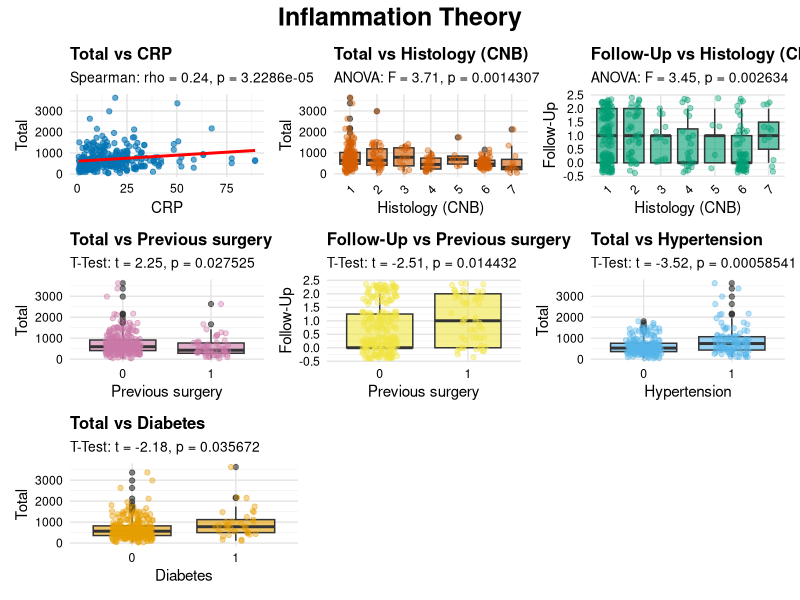

Recreate this plot in R.
# Load required libraries
library(ggplot2)
library(patchwork)
library(readr)

# Read the data
data <- read.csv2("Test.csv", stringsAsFactors = FALSE)
colnames(data) <- trimws(colnames(data))

# Clean numeric columns
clean_numeric <- function(x) {
  x <- as.character(x)
  x <- gsub(",", ".", x)
  x <- gsub("\\s+", "", x)
  as.numeric(x)
}
data$Total <- clean_numeric(data$Total)
data$CRP <- clean_numeric(gsub("<", "", data$CRP))
data$Follow.Up <- clean_numeric(data$Follow.Up)

# Helper for plot theme
my_theme <- theme_minimal() +
  theme(
    plot.background = element_rect(fill = "white", color = NA),
    panel.background = element_rect(fill = "white", color = NA),
    panel.grid.major = element_line(color = "grey90"),
    panel.grid.minor = element_line(color = "grey95"),
    axis.text = element_text(color = "black"),
    axis.title = element_text(color = "black"),
    plot.title = element_text(color = "black", size = 12, face = "bold"),
    plot.subtitle = element_text(size = 10)
  )

# 1. Spearman: Total vs CRP
complete_crp <- complete.cases(data$Total, data$CRP)
spearman_crp <- cor.test(data$Total[complete_crp], data$CRP[complete_crp], method = "spearman")
p1 <- ggplot(data[complete_crp,], aes(x = CRP, y = Total)) +
  geom_point(color = "#0072B2", alpha = 0.6) +
  geom_smooth(method = "lm", color = "red", se = FALSE) +
  labs(
    title = "Total vs CRP",
    subtitle = paste0("Spearman: rho = ", round(spearman_crp$estimate, 2), ", p = ", format.pval(spearman_crp$p.value, digits = 5)),
    x = "CRP", y = "Total"
  ) + my_theme

# 2. ANOVA: Total vs Histology (CNB)
if("Histology..CNB." %in% names(data)) {
  anova_total_hist <- aov(Total ~ factor(Histology..CNB.), data=data)
  anova_total_hist_sum <- summary(anova_total_hist)
  p2 <- ggplot(data, aes(x = factor(Histology..CNB.), y = Total)) +
    geom_boxplot(fill = "#D55E00", alpha = 0.6) +
    geom_jitter(width = 0.2, alpha = 0.4, color = "#D55E00") +
    labs(
      title = "Total vs Histology (CNB)",
      subtitle = paste0("ANOVA: F = ", round(anova_total_hist_sum[[1]]$"F value"[1], 2), ", p = ", format.pval(anova_total_hist_sum[[1]]$"Pr(>F)"[1], digits = 5)),
      x = "Histology (CNB)", y = "Total"
    ) + my_theme + theme(axis.text.x = element_text(angle = 45, hjust = 1))
} else { p2 <- NULL }

# 3. ANOVA: Follow-Up vs Histology (CNB)
if("Histology..CNB." %in% names(data)) {
  anova_fu_hist <- aov(Follow.Up ~ factor(Histology..CNB.), data=data)
  anova_fu_hist_sum <- summary(anova_fu_hist)
  p3 <- ggplot(data, aes(x = factor(Histology..CNB.), y = Follow.Up)) +
    geom_boxplot(fill = "#009E73", alpha = 0.6) +
    geom_jitter(width = 0.2, alpha = 0.4, color = "#009E73") +
    labs(
      title = "Follow-Up vs Histology (CNB)",
      subtitle = paste0("ANOVA: F = ", round(anova_fu_hist_sum[[1]]$"F value"[1], 2), ", p = ", format.pval(anova_fu_hist_sum[[1]]$"Pr(>F)"[1], digits = 5)),
      x = "Histology (CNB)", y = "Follow-Up"
    ) + my_theme + theme(axis.text.x = element_text(angle = 45, hjust = 1))
} else { p3 <- NULL }

# 4. T-Test: Total vs Previous surgery
if("Previous.surgery" %in% names(data)) {
  ttest_total_prev <- t.test(Total ~ Previous.surgery, data=data)
  p4 <- ggplot(data, aes(x = factor(Previous.surgery), y = Total)) +
    geom_boxplot(fill = "#CC79A7", alpha = 0.6) +
    geom_jitter(width = 0.2, alpha = 0.4, color = "#CC79A7") +
    labs(
      title = "Total vs Previous surgery",
      subtitle = paste0("T-Test: t = ", round(ttest_total_prev$statistic, 2), ", p = ", format.pval(ttest_total_prev$p.value, digits = 5)),
      x = "Previous surgery", y = "Total"
    ) + my_theme
} else { p4 <- NULL }

# 5. T-Test: Follow-Up vs Previous surgery
if("Previous.surgery" %in% names(data)) {
  ttest_fu_prev <- t.test(Follow.Up ~ Previous.surgery, data=data)
  p5 <- ggplot(data, aes(x = factor(Previous.surgery), y = Follow.Up)) +
    geom_boxplot(fill = "#F0E442", alpha = 0.6) +
    geom_jitter(width = 0.2, alpha = 0.4, color = "#F0E442") +
    labs(
      title = "Follow-Up vs Previous surgery",
      subtitle = paste0("T-Test: t = ", round(ttest_fu_prev$statistic, 2), ", p = ", format.pval(ttest_fu_prev$p.value, digits = 5)),
      x = "Previous surgery", y = "Follow-Up"
    ) + my_theme
} else { p5 <- NULL }

# 6. T-Test: Total vs Hypertension
if("Hypertension" %in% names(data)) {
  ttest_total_hyp <- t.test(Total ~ Hypertension, data=data)
  p6 <- ggplot(data, aes(x = factor(Hypertension), y = Total)) +
    geom_boxplot(fill = "#56B4E9", alpha = 0.6) +
    geom_jitter(width = 0.2, alpha = 0.4, color = "#56B4E9") +
    labs(
      title = "Total vs Hypertension",
      subtitle = paste0("T-Test: t = ", round(ttest_total_hyp$statistic, 2), ", p = ", format.pval(ttest_total_hyp$p.value, digits = 5)),
      x = "Hypertension", y = "Total"
    ) + my_theme
} else { p6 <- NULL }

# 7. T-Test: Total vs Diabetes
if("Diabetes" %in% names(data)) {
  ttest_total_diab <- t.test(Total ~ Diabetes, data=data)
  p7 <- ggplot(data, aes(x = factor(Diabetes), y = Total)) +
    geom_boxplot(fill = "#E69F00", alpha = 0.6) +
    geom_jitter(width = 0.2, alpha = 0.4, color = "#E69F00") +
    labs(
      title = "Total vs Diabetes",
      subtitle = paste0("T-Test: t = ", round(ttest_total_diab$statistic, 2), ", p = ", format.pval(ttest_total_diab$p.value, digits = 5)),
      x = "Diabetes", y = "Total"
    ) + my_theme
} else { p7 <- NULL }

# Combine all 7 plots in a 3x3 grid (center empty)
combined <- (
  (p1 | p2 | p3) /
  (p4 | p5 | p6) /
  (p7 | plot_spacer() | plot_spacer())
) +
  plot_annotation(title = "Inflammation Theory",
                  theme = theme(plot.title = element_text(size = 18, face = "bold", hjust = 0.5)))

ggsave("Karl/inflammation_theory_combined.png", combined, width = 18, height = 16, dpi = 300) 